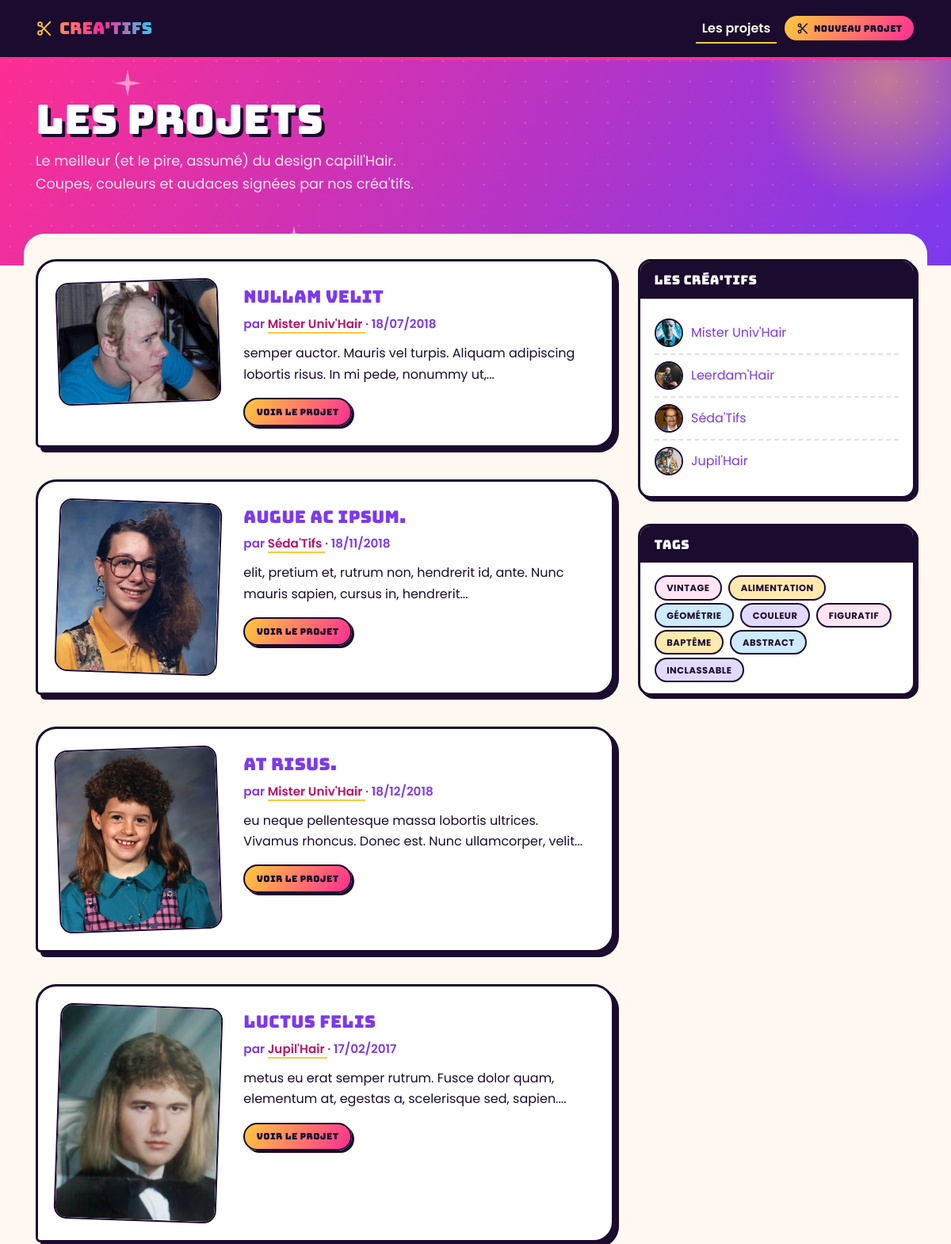
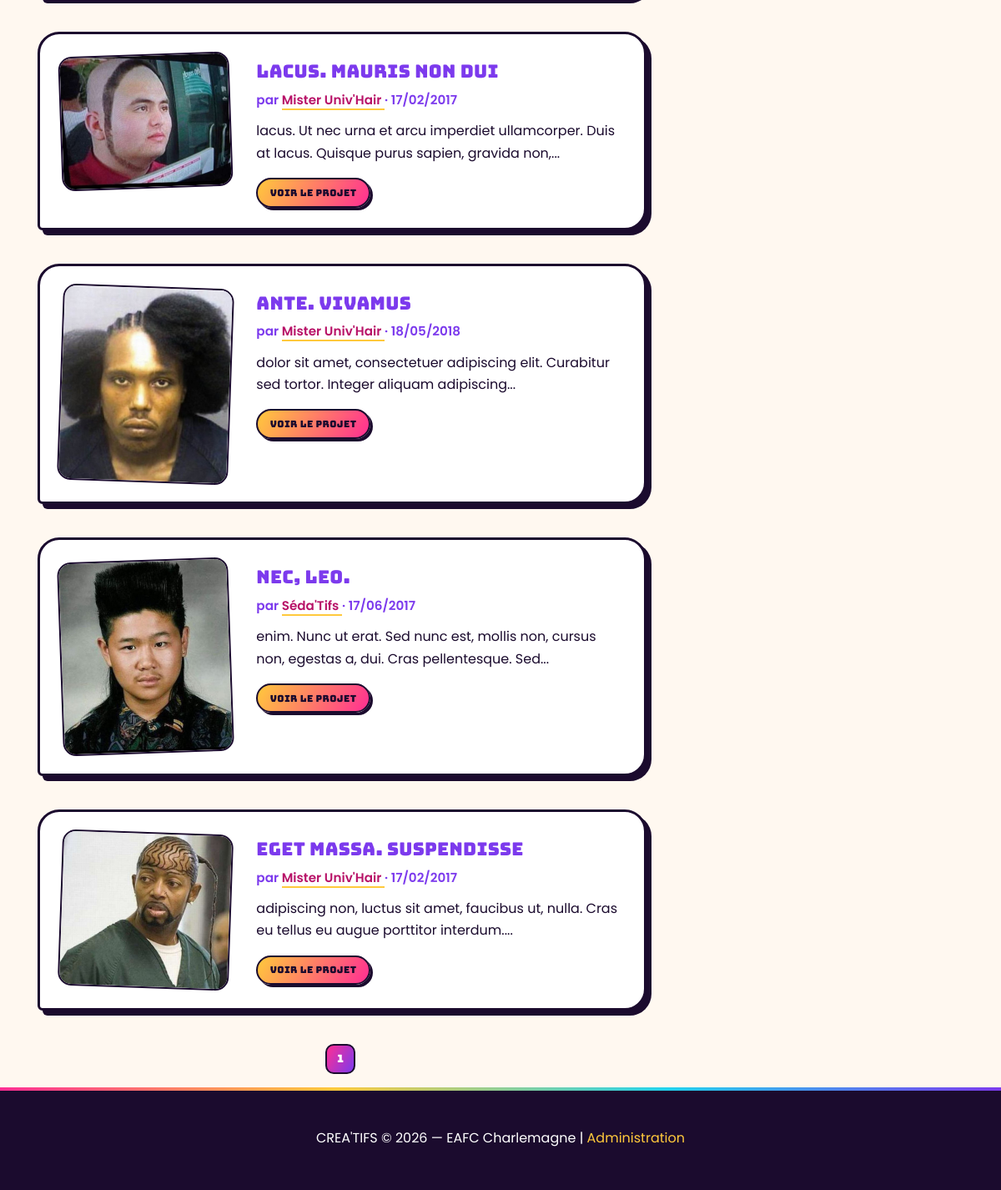
/?tag=2, run on the app's committed database (2 pictures, top to bottom).
### tables this page shows
CREATE TABLE `projets` (
  `id` int(10) unsigned NOT NULL AUTO_INCREMENT,
  `titre` varchar(45) NOT NULL,
  `texte` text,
  `dateCreation` datetime NOT NULL,
  `image` varchar(45) DEFAULT NULL,
  `creatif` int(10) unsigned NOT NULL,
  PRIMARY KEY (`id`),
  KEY `fk_projets_creatifs_idx` (`creatif`),
  CONSTRAINT `fk_projets_creatifs` FOREIGN KEY (`creatif`) REFERENCES `creatifs` (`id`) ON DELETE NO ACTION ON UPDATE NO ACTION
);

CREATE TABLE `creatifs` (
  `id` int(10) unsigned NOT NULL AUTO_INCREMENT,
  `pseudo` varchar(45) NOT NULL,
  `bio` text,
  `image` varchar(45) DEFAULT NULL,
  PRIMARY KEY (`id`)
);

CREATE TABLE `tags` (
  `id` int(10) unsigned NOT NULL AUTO_INCREMENT,
  `nom` varchar(45) NOT NULL,
  PRIMARY KEY (`id`)
);

### public/index.php (called while the page is built, shortened)
<?php
require_once '../app/routers/index.php';
require_once '../app/views/templates/default.php';

### app/controllers/pagesController.php (called while the page is built, shortened)
<?php
include '../app/models/auteursModel.php';
include '../app/models/tagsModel.php';
function dashboardAction(PDO $connexion)
{
    $auteurs = AuteursModel\getAuthors($connexion);
    $tags = TagsModel\getTags($connexion);
    $page = isset($_GET['page']) ? (int) $_GET['page'] : 1;
    if (isset($_GET['tag'])) {
        $tagId = (int) $_GET['tag'];
        $projects = TagsModel\getProjectsByTag(
            $connexion,
            $tagId,
            $page
        );
    }
}

### app/models/tagsModel.php (called while the page is built, shortened)
<?php
function getTags(PDO $connexion)
{
    $sql = "SELECT * FROM tags";
    $stmt = $connexion->prepare($sql);
    $stmt->execute();
    return $stmt->fetchAll(PDO::FETCH_ASSOC);
}
function getProjectsByTag(PDO $connexion, int $tagId, int $page = 1)
{
    $limit = 10;
    $offset = ($page - 1) * $limit;
    $sql = "SELECT projets.*, creatifs.pseudo
            FROM projets
            INNER JOIN creatifs
                ON projets.creatif = creatifs.id
            INNER JOIN projets_has_tags
                ON projets.id = projets_has_tags.projet
            WHERE projets_has_tags.tag = :tag
            ORDER BY projets.id ASC
            LIMIT $limit OFFSET $offset";
    $stmt = $connexion->prepare($sql);
    $stmt->execute([
        'tag' => $tagId
    ]);
    return $stmt->fetchAll(PDO::FETCH_ASSOC);
}

### app/routers/projectsRouter.php (called while the page is built, shortened)
<?php
include_once '../app/controllers/pagesController.php';
function routeProjects(PDO $connexion): bool
{
    if (!isset($_GET['projects'])) {
        \App\Controllers\PagesController\dashboardAction($connexion);
        return true;
    }
    return false;
}

### app/routers/index.php (called while the page is built, shortened)
<?php
include_once '../app/routers/projectsRouter.php';
routeProjects($connexion);

### core/helpers.php (called while the page is built, shortened)
<?php
function slugify(string $texte): string
{
    $texte = strtolower($texte);
    $texte = str_replace(
        ['é', 'è', 'ê', 'à', 'ç', 'â'],
        ['e', 'e', 'e', 'a', 'c', 'a'],
        $texte
    );
    $texte = str_replace(
        [' ', '.', '!', '?', "'", ';', ','],
        '-',
        $texte
    );
    $texte = preg_replace('/-+/', '-', $texte);
    $texte = trim($texte, '-');
    return $texte;
}
function truncate(string $texte, int $x): string
{
    $texte = substr($texte, 0, $x);
    $position = strrpos($texte, ' ');
    if ($position !== false) {
        $texte = substr($texte, 0, $position);
    }
    return $texte . '...';
}

### app/models/auteursModel.php (called while the page is built, shortened)
<?php
function getAuthors(PDO $connexion)
{
    $sql = "SELECT * FROM creatifs";
    $stmt = $connexion->prepare($sql);
    $stmt->execute();
    return $stmt->fetchAll(PDO::FETCH_ASSOC);
}

### app/views/templates/partials/_main.php (the view, shortened to what this page needs)
<div class="container ct-content-wrap">
  <div class="row">
    <div class="col-lg-8">
      <?php foreach ($projects as $project): ?>
        <article class="ct-card">
          <div class="row">
            <div class="col-md-4">
              <a href="projets/<?= $project['id'] ?>/<?= slugify($project['titre']) ?>.html">
                <img
                  class="img-fluid mb-3 mb-md-0"
                  src="images/<?= $project['image'] ?>"
                  alt="<?= $project['titre'] ?>">
              </a>
            </div>
            <div class="col-md-8">
              <h3>
                <a href="projets/<?= $project['id'] ?>/<?= slugify($project['titre']) ?>.html">
                  <?= $project['titre'] ?>
                </a>
              </h3>
              <p class="ct-byline">
                par
                <a href="creatifs/<?= $project['creatif'] ?>.html">
                  <?= $project['pseudo'] ?>
                </a>
                · <?= date('d/m/Y', strtotime($project['dateCreation'])) ?>
              </p>
              <p>
                <?= truncate($project['texte'], 100) ?>
              </p>
              <a
                class="ct-btn ct-btn--primary ct-btn--sm"
                href="projets/<?= $project['id'] ?>/<?= slugify($project['titre']) ?>.html">
                Voir le projet
              </a>
            </div>
          </div>
        </article>
      <?php endforeach; ?>
      <?php require_once '../app/views/templates/partials/_pagination.php'; ?>
    </div>
    <?php require_once '../app/views/templates/partials/_aside.php'; ?>
  </div>
</div>

### app/views/templates/partials/_auteurs.php (shortened to what this page needs)
<div class="ct-side-card">
  <h5 class="ct-side-card__head">
    Les créa'tifs
  </h5>
  <div class="ct-side-card__body">
    <ul class="ct-creatif-list">
      <?php foreach ($auteurs as $auteur): ?>
        <li>
          <img
            class="ct-avatar"
            src="images/<?= $auteur['image'] ?>"
            alt="">
          <a href="creatifs/<?= $auteur['id'] ?>.html">
            <?= $auteur['pseudo'] ?>
          </a>
        </li>
      <?php endforeach; ?>
    </ul>
  </div>
</div>

### app/views/templates/partials/_tags.php (shortened to what this page needs)
<div class="ct-side-card">
    <h5 class="ct-side-card__head">
        Tags
    </h5>
    <div class="ct-side-card__body">
        <ul class="ct-tags">
            <?php foreach ($tags as $tag): ?>
                <li>
                    <a
                        class="ct-tag"
                        href="?tag=<?= $tag['id'] ?>">
                        <?= $tag['nom'] ?>
                    </a>
                </li>
            <?php endforeach; ?>
        </ul>
    </div>
</div>

### public/css/creatifs.css (style rules this page uses)
:root { --magenta: #ff2e93; --magenta-deep: #b81368; --violet: #7c3aed; --gold: #ffc93c; --cyan: #22d3ee; --ink: #1b0b2e; --cream: #fff8f0; --pink-soft: #ffe4f2; --white: #ffffff; --gradient-glam: linear-gradient(120deg, var(--magenta) 0%, var(--violet) 100%); --gradient-gold: linear-gradient(120deg, var(--gold) 0%, var(--magenta) 100%); --radius-lg: 26px; --radius-md: 16px; --radius-sm: 10px; --shadow-hard: 6px 6px 0 var(--ink); --shadow-hard-sm: 4px 4px 0 var(--ink); --shadow-hard-xs: 3px 3px 0 var(--ink); --border-thick: 3px solid var(--ink); --border-thin: 2px solid var(--ink); }
html { scroll-behavior: smooth; }
body { padding-top: 64px; background: var(--cream); font-family: "Poppins", -apple-system, "Segoe UI", sans-serif; color: var(--ink); font-size: 1rem; line-height: 1.65; }
h1, h2, h3, h4, h5, .ct-display { font-family: "Bungee", "Poppins", sans-serif; font-weight: 400; letter-spacing: 0.3px; color: var(--ink); }
a { color: var(--violet); text-decoration: none; }
.ct-content-wrap { position: relative; z-index: 2; background: var(--cream); border-radius: var(--radius-lg) var(--radius-lg) 0 0; padding-top: 2rem; }
.ct-card { background: var(--white); border: var(--border-thick); border-radius: var(--radius-lg) var(--radius-lg) var(--radius-lg) 6px; box-shadow: var(--shadow-hard); padding: 1.5rem; margin-bottom: 2.5rem; transition: transform 0.15s ease, box-shadow 0.15s ease; }
.ct-card img { border: var(--border-thin); border-radius: var(--radius-md); transform: rotate(-2deg); }
.ct-card:nth-of-type(even) img { transform: rotate(2deg); }
.ct-card h3 { font-size: 1.35rem; margin-top: 0.5rem; }
.ct-byline { font-family: "Poppins", sans-serif; font-weight: 600; font-size: 0.95rem; color: var(--violet); margin-bottom: 0.75rem; }
.ct-byline a { color: var(--magenta-deep); border-bottom: 2px solid var(--gold); }
.ct-btn { font-family: "Bungee", sans-serif; font-weight: 400; font-size: 0.85rem; letter-spacing: 0.4px; padding: 0.65rem 1.4rem; border-radius: 999px; border: var(--border-thin); display: inline-flex; align-items: center; gap: 0.4rem; box-shadow: var(--shadow-hard-xs); transition: transform 0.12s ease, box-shadow 0.12s ease; }
.ct-btn--primary { background: var(--gradient-gold); color: var(--ink); border-color: var(--ink); }
.ct-btn--sm { font-size: 0.7rem; padding: 0.4rem 0.9rem; }
.ct-tags { display: flex; flex-wrap: wrap; gap: 0.5rem; list-style: none; padding: 0; margin: 0; }
.ct-tag { font-size: 0.72rem; font-weight: 700; text-transform: uppercase; letter-spacing: 0.5px; padding: 0.35rem 0.85rem; border-radius: 999px; border: 2px solid var(--ink); color: var(--ink); background: var(--pink-soft); }
.ct-tags li:nth-child(4n+1) .ct-tag { background: var(--pink-soft); }
.ct-tags li:nth-child(4n+2) .ct-tag { background: #ffe9ad; }
.ct-tags li:nth-child(4n+3) .ct-tag { background: #cdeaff; }
.ct-tags li:nth-child(4n+4) .ct-tag { background: #e2d9ff; }
.ct-side-card { background: var(--white); border: var(--border-thick); border-radius: var(--radius-md); box-shadow: var(--shadow-hard-sm); margin-bottom: 2rem; overflow: hidden; }
.ct-side-card__head { background: var(--ink); color: var(--white); font-family: "Bungee", sans-serif; font-size: 1rem; padding: 0.85rem 1.1rem; margin: 0; display: flex; align-items: center; gap: 0.5rem; }
.ct-side-card__body { padding: 1.1rem; }
.ct-creatif-list { list-style: none; padding: 0; margin: 0; }
.ct-creatif-list li { display: flex; align-items: center; gap: 0.65rem; padding: 0.5rem 0; border-bottom: 2px dashed rgba(27, 11, 46, 0.12); }
.ct-creatif-list li:last-child { border-bottom: none; }
.ct-avatar { width: 36px; height: 36px; border-radius: 50%; object-fit: cover; border: 2px solid var(--ink); flex-shrink: 0; }

### data on the page
projets: image (picture), titre "Nullam velit", creatif.pseudo "Mister Univ'Hair", dateCreation "18/07/2018", texte "semper auctor. Mauris vel turpis. Aliquam adipiscing lobortis risus. In mi pede, nonummy ut,..."
projets: image (picture), titre "augue ac ipsum.", creatif.pseudo "Séda'Tifs", dateCreation "18/11/2018", texte "elit, pretium et, rutrum non, hendrerit id, ante. Nunc mauris sapien, cursus in, hendrerit..."
projets: image (picture), titre "at risus.", creatif.pseudo "Mister Univ'Hair", dateCreation "18/12/2018", texte "eu neque pellentesque massa lobortis ultrices. Vivamus rhoncus. Donec est. Nunc ullamcorper, velit..."
projets: image (picture), titre "luctus felis", creatif.pseudo "Jupil'Hair", dateCreation "17/02/2017", texte "metus eu erat semper rutrum. Fusce dolor quam, elementum at, egestas a, scelerisque sed, sapien...."
projets: image (picture), titre "lacus. Mauris non dui", creatif.pseudo "Mister Univ'Hair", dateCreation "17/02/2017", texte "lacus. Ut nec urna et arcu imperdiet ullamcorper. Duis at lacus. Quisque purus sapien, gravida non,..."
projets: image (picture), titre "ante. Vivamus", creatif.pseudo "Mister Univ'Hair", dateCreation "18/05/2018", texte "dolor sit amet, consectetuer adipiscing elit. Curabitur sed tortor. Integer aliquam adipiscing..."
projets: image (picture), titre "nec, leo.", creatif.pseudo "Séda'Tifs", dateCreation "17/06/2017", texte "enim. Nunc ut erat. Sed nunc est, mollis non, cursus non, egestas a, dui. Cras pellentesque. Sed..."
projets: image (picture), titre "eget massa. Suspendisse", creatif.pseudo "Mister Univ'Hair", dateCreation "17/02/2017", texte "adipiscing non, luctus sit amet, faucibus ut, nulla. Cras eu tellus eu augue porttitor interdum...."
creatifs: image (picture), pseudo "Mister Univ'Hair"
creatifs: image (picture), pseudo "Leerdam'Hair"
creatifs: image (picture), pseudo "Séda'Tifs"
creatifs: image (picture), pseudo "Jupil'Hair"
tags: nom "VINTAGE"
tags: nom "ALIMENTATION"
tags: nom "GÉOMÉTRIE"
tags: nom "COULEUR"
tags: nom "FIGURATIF"
tags: nom "BAPTÊME"
tags: nom "ABSTRACT"
tags: nom "INCLASSABLE"
